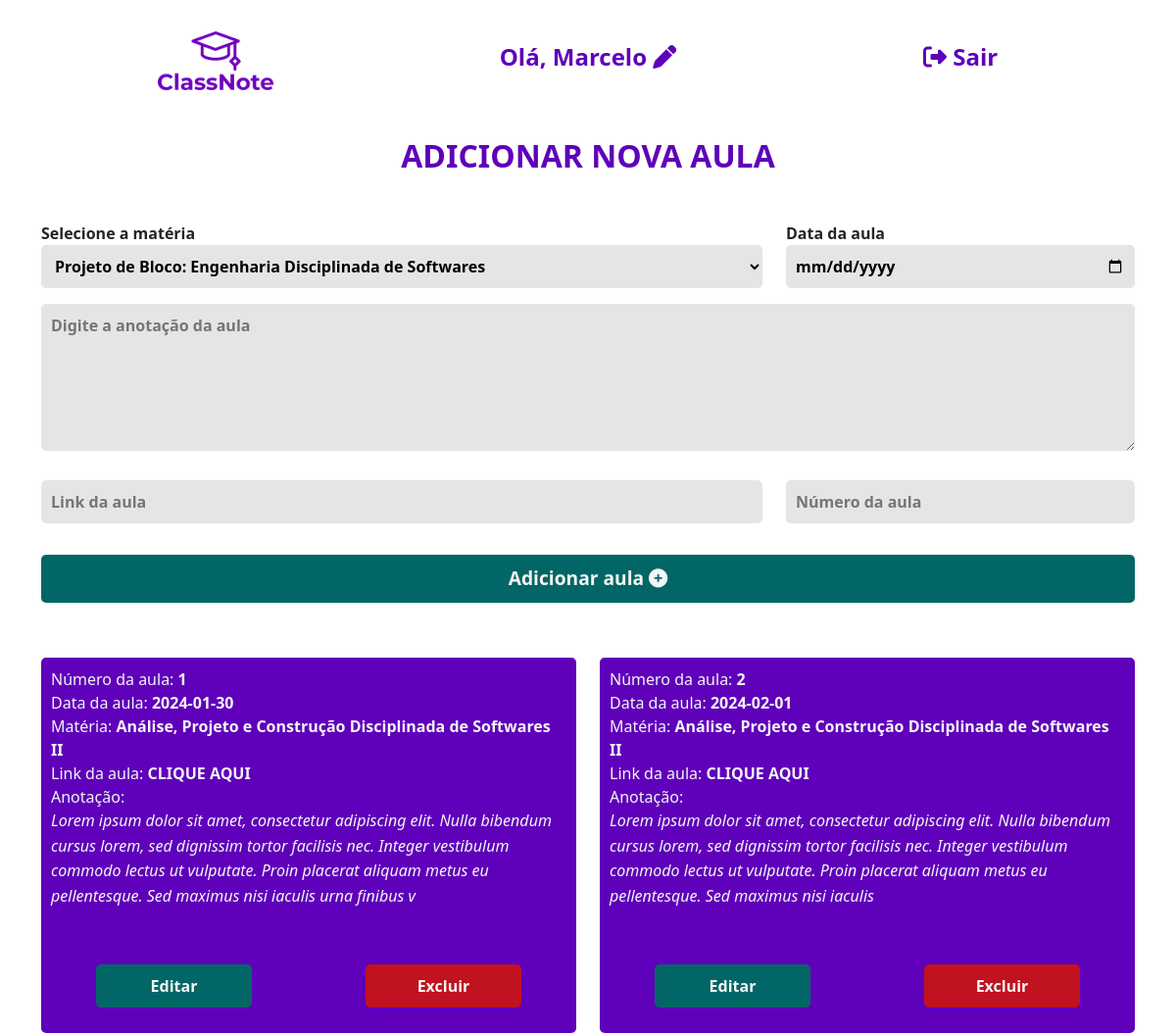
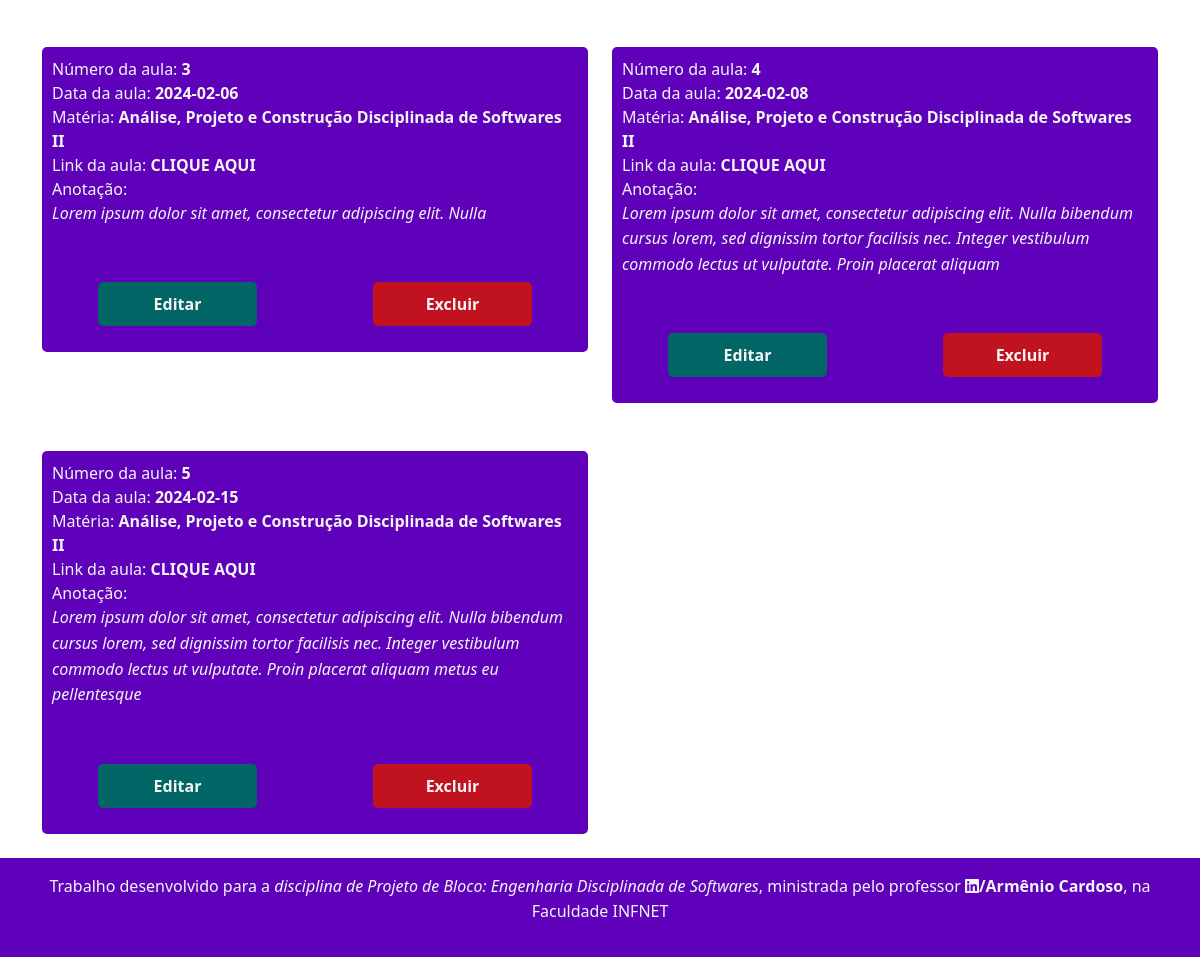
Screenshot of /aula.php (signed in) with the database file from the repository (2 pictures, top to bottom).
### tables this page shows
CREATE TABLE `aulas` (
  `id` int(11) NOT NULL,
  `materia_id` int(11) NOT NULL,
  `data_aula` date NOT NULL,
  `anotacao` varchar(255) NOT NULL,
  `link_aula` varchar(255) DEFAULT NULL,
  `numero_aula` int(11) NOT NULL
);

CREATE TABLE `materias` (
  `id` int(11) NOT NULL,
  `nome` varchar(255) NOT NULL,
  `professor` varchar(255) NOT NULL,
  `segunda` tinyint(1) NOT NULL,
  `terca` tinyint(1) NOT NULL,
  `quarta` tinyint(1) NOT NULL,
  `quinta` tinyint(1) NOT NULL,
  `sexta` tinyint(1) NOT NULL,
  `sabado` tinyint(1) NOT NULL,
  `domingo` tinyint(1) NOT NULL,
  `hora` time NOT NULL
);

### aula.php (the view, shortened to what this page needs)
<?php
include './includes/head.php';
?>
<div class="aula">
    <div class="container">
        <?php include './includes/header.php'; ?>
        <?php
        include './bd/conexao.php';
        $sql = "SELECT * FROM materias";
        $sql_aula = "SELECT a.id, a.materia_id, m.nome, a.data_aula, a.anotacao, a.link_aula, a.numero_aula FROM aulas a INNER JOIN materias m ON a.materia_id = m.id;";
        $resultado_materias = $conexao->query($sql);
        $resultado_aula = $conexao->query($sql_aula);
        if ($resultado_materias->num_rows > 0) {
            include './includes/form_aula.php';
         } else {
            echo '
                <div class="d-flex justify-content-center align-items-center vh-100">
                    <p>Ainda não há matérias disponíveis. <a href="materia.php">Adicione uma matéria</a> para depois adicionar aulas.</p>
                </div>';
        }
        ?>
        <div class="row">
        <?php
            if ($resultado_aula->num_rows > 0) {
                while ($row = $resultado_aula->fetch_assoc()) {
                    $id_aula = $row['id'];
                    $nome_materia = $row['nome'];
                    $data_aula = $row['data_aula'];
                    $anotacao = $row['anotacao'];
                    $link_aula = $row['link_aula'];
                    $numero_aula = $row['numero_aula'];
        ?>
                    <div class="col-xl-6 col-lg-6 col-md-12 col-sm-12 my-4">
                        <div class="lista-materia">
                            <span>Número da aula: <b><?php echo $numero_aula; ?></b></span> <br />
                            <span>Data da aula: <b><?php echo $data_aula; ?></b></span> <br />
                            <span>Matéria: <b><?php echo $nome_materia; ?></b></span><br />
                            <?php
                            if ($link_aula !== "") {
                                echo '<span>Link da aula: <a href="'.$link_aula.'" target="_blank"><b>CLIQUE AQUI</b></span></a><br />';
                            };
                            ?>
                            <span>Anotação: <p class="text-justify"><i><?php echo $anotacao; ?></i></p></span><br />
                            <div class="row">
                                <div class="col-xl-4 col-lg-4 col-md-12 col-sm-12 my-3 mx-auto text-center">
                                    <a href="./bd/select_aula.php?id=<?php echo $id_aula; ?>">
                                        <div class="btn-adicionar">
                                            Editar
                                        </div>
                                    </a>
                                </div>
                                <div class="col-xl-4 col-lg-4 col-md-12 col-sm-12 my-3 mx-auto text-center">
                                    <a href="./bd/delete_aula.php?id=<?php echo $id_aula; ?>">
                                        <div class="btn-excluir">
                                            Excluir
                                        </div>
                                    </a>
                                </div>
                            </div>
                        </div>
                    </div>
                <?php
                }
                } else {
                    echo '<div class="text-center"><i>Ainda não há aulas adicionadas</i></div>';
                }
                ?>
        </div>
    </div>
</div>
<?php
include './includes/footer.php';
?>

### css/style.css (style rules this page uses)
:root { --cor-primaria: #5F00BA; --cor-secundaria: #F5F5F5; --cor-vermelha: #c1121f; --cor-verde: #036666; --bg-input: #e5e5e5; }
p { font-size: 1rem; line-height: 1.6; margin-bottom: 1rem; }
a { text-decoration: none !important; color: inherit !important; }
.btn-adicionar { background: var(--cor-verde); color: var(--cor-secundaria); padding: 10px; font-weight: 600; border-radius: 5px; }
.btn-excluir { background: var(--cor-vermelha); color: var(--cor-secundaria); padding: 10px; font-weight: 600; border-radius: 5px; }
.lista-materia { background: var(--cor-primaria); color: var(--cor-secundaria); padding: 10px; border-radius: 5px; }

### rows the page displays
aulas: numero_aula "1", data_aula "2024-01-30", materias.nome "Análise, Projeto e Construção Disciplinada de Softwares II", anotacao "Lorem ipsum dolor sit amet, consectetur adipiscing elit. Nulla bibendum cursus lorem, sed dignissim tortor facilisis nec. Integer vestibulum commodo lectus ut vulputate. Proin placerat aliquam metus eu pellentesque. Sed maximus nisi iaculis urna finibus v"
aulas: numero_aula "2", data_aula "2024-02-01", materias.nome "Análise, Projeto e Construção Disciplinada de Softwares II", anotacao "Lorem ipsum dolor sit amet, consectetur adipiscing elit. Nulla bibendum cursus lorem, sed dignissim tortor facilisis nec. Integer vestibulum commodo lectus ut vulputate. Proin placerat aliquam metus eu pellentesque. Sed maximus nisi iaculis"
aulas: numero_aula "3", data_aula "2024-02-06", materias.nome "Análise, Projeto e Construção Disciplinada de Softwares II", anotacao "Lorem ipsum dolor sit amet, consectetur adipiscing elit. Nulla"
aulas: numero_aula "4", data_aula "2024-02-08", materias.nome "Análise, Projeto e Construção Disciplinada de Softwares II", anotacao "Lorem ipsum dolor sit amet, consectetur adipiscing elit. Nulla bibendum cursus lorem, sed dignissim tortor facilisis nec. Integer vestibulum commodo lectus ut vulputate. Proin placerat aliquam"
aulas: numero_aula "5", data_aula "2024-02-15", materias.nome "Análise, Projeto e Construção Disciplinada de Softwares II", anotacao "Lorem ipsum dolor sit amet, consectetur adipiscing elit. Nulla bibendum cursus lorem, sed dignissim tortor facilisis nec. Integer vestibulum commodo lectus ut vulputate. Proin placerat aliquam metus eu pellentesque"

### other values shown
$_SESSION['nome_usuario'] "Marcelo"
form field materia_id "Projeto de Bloco: Engenharia Disciplinada de Softwares"
